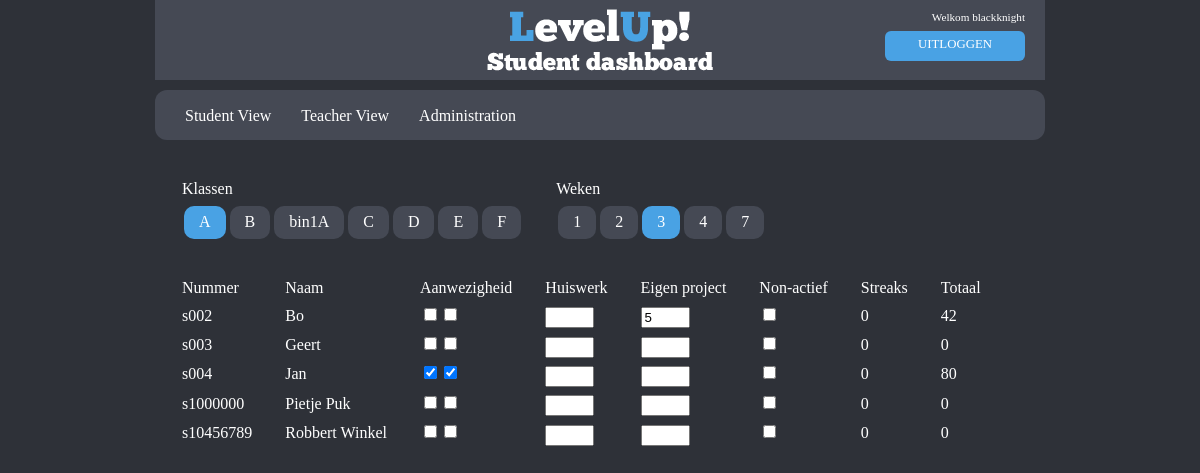
Screenshot of /website/src/index.php?page=docentview&weeknumber=3& (signed in) with the database file from the repository.
### tables this page shows
CREATE TABLE IF NOT EXISTS `students` (
  `name` varchar(50) NOT NULL,
  `nickname` varchar(20) NOT NULL,
  `points` int(4) NOT NULL,
  `class` varchar(6) NOT NULL,
  `lastlogin` timestamp NULL DEFAULT NULL,
  `highest_streak` int(11) NOT NULL,
  `password` varchar(40) NOT NULL DEFAULT 'killerbunny',
  `inactive` tinyint(1) NOT NULL DEFAULT '0'
);

CREATE TABLE IF NOT EXISTS `presences` (
  `date` datetime NOT NULL,
  `present` tinyint(1) NOT NULL,
  `student_name` varchar(50) NOT NULL
);

CREATE TABLE IF NOT EXISTS `project` (
  `student_name` varchar(50) NOT NULL,
  `weeknumber` int(11) NOT NULL,
  `grade` decimal(6,3) NOT NULL
);

CREATE TABLE IF NOT EXISTS `presences_meta` (
  `date` datetime NOT NULL,
  `weeknumber` int(3) NOT NULL
);

### website/src/levelcalculations.php (called while the page is built, shortened)
<?php
function update_points( $studentname )
{
    $studentname = mysql_escape_string( $studentname );
    $points = get_student_point_array( $studentname );
    $update_query = "UPDATE students SET points = " . $points["total"] . " WHERE name = '" . $studentname . "'";
}
function get_student_point_array( $studentname )
{
    $points = Array();
    $points_meta_query = "SELECT presence, codecademy FROM points_meta";
    $presences_query = "SELECT COUNT(present) AS totalpresent FROM presences WHERE student_name = '" . $studentname . "' AND present = '1'";
    $highest_streak_query = "SELECT highest_streak FROM students WHERE name = '" . $studentname . "'";
    $streak_query = "SELECT COUNT(student_name) AS totalstreaks FROM streak WHERE student_name = '" . $studentname . "'";
    $homework_query = "SELECT SUM(grade) AS totalgrade FROM homework WHERE student_name = '" . $studentname . "'";
    $project_query = "SELECT SUM(grade) AS totalgrade FROM project WHERE student_name = '" . $studentname . "'";
    $codecademy_query = "SELECT grade FROM codecademy WHERE student_name = '" . $studentname . "'";
    $points_meta_result = mysql_fetch_assoc( mysql_query( $points_meta_query ) );
    $points_per_presence = $points_meta_result['presence'];
    $points_codecademy = $points_meta_result['codecademy'];
    $presences_result = mysql_fetch_array( mysql_query( $presences_query ) );
    $points['presence'] = (int)$presences_result['totalpresent'] * $points_per_presence;
    $streak_result = mysql_fetch_array( mysql_query( $streak_query ) );
    $points['streaks'] = (int)$streak_result['totalstreaks'];
    $highest_streak_result = mysql_fetch_array( mysql_query( $highest_streak_query ) );
    $points['highest_streak'] = (int)$highest_streak_result['highest_streak'];
    $homework_result = mysql_fetch_array( mysql_query( $homework_query ) );
    $points['homework'] = (int)$homework_result['totalgrade'];
    $project_result = mysql_fetch_array( mysql_query( $project_query ) );
    $points['project'] = (int)$project_result['totalgrade'];
    $codecademy_result = mysql_fetch_array( mysql_query( $codecademy_query ) );
    $points['codecademy'] = (int)$codecademy_result['grade'] * $points_codecademy;
    $points['total'] = (int)$points['presence'] + $points['homework'] + $points['project'] + $points['codecademy'] + $points['highest_streak'];
    return $points;
}
?>

### website/src/docentview.php (the view, shortened to what this page needs)
<?php
    function join_url( $parts, $encode=TRUE )
    {
        if ( $encode )
        {
            if ( isset( $parts['host'] ) &&
            !preg_match( '!^(\[[\da-f.:]+\]])|([\da-f.:]+)$!ui', $parts['host'] ) ){
                $parts['host']     = rawurlencode( $parts['host'] );}
            if ( !empty( $parts['path'] ) )
            {
                $parts['path']     = preg_replace( '!%2F!ui', '/',
                rawurlencode( $parts['path'] ) );
            }
        }
        $url = '';
        if ( !empty( $parts['scheme'] ) )
        {
            $url .= $parts['scheme'] . ':';
        }
        if ( isset( $parts['host'] ) )
        {
            $url .= '//';
            if ( preg_match( '!^[\da-f]*:[\da-f.:]+$!ui', $parts['host'] ) )
            {
                $url .= '[' . $parts['host'] . ']';
            }
            else
            {
                $url .= $parts['host'];
            }
        }
        if ( !empty( $parts['path'] ) )
        {
            $url .= $parts['path'];}
        if ( isset( $parts['query'] ) )
        {
            $url .= '?';
            foreach( $parts['query'] as $key => $value )
            {
                $url .= $key . "=" . $value . "&";
            }
        }
        return $url;
    }
    function mod_url_query( $parameter, $value )
    {
        $actual_link = "http://$_SERVER[HTTP_HOST]$_SERVER[REQUEST_URI]";
        $components = parse_url( $actual_link );
        $query = $components['query'];
        $get_array = array();
        parse_str( $query, $get_array );
        $get_array[$parameter] = $value;
        $components['query'] = $get_array;
        $url = join_url( $components );
        return $url;
    }
    function create_classes()
    {
        $class_query = mysql_query('SELECT DISTINCT(class) FROM students ORDER BY class ASC');
        $class = "";
        while( $row = mysql_fetch_assoc( $class_query ) )
        {
            $button_style = 'button';
            if( $row['class'] == $_GET['class'] ) { $button_style = 'button_selected'; }
            $class .= "<a href='" . mod_url_query('class',$row['class']) . "'><div class='".$button_style."'>" . $row['class'] . "</div></a>";
        }
        return $class;
    }
    function create_weeks()
    {
        $weeks_query = mysql_query('SELECT DISTINCT(weeknumber) FROM presences_meta');
        $weeks = "";
        while( $row = mysql_fetch_assoc( $weeks_query ) )
        {
            $button_style = 'button';
            if( $row['weeknumber'] == $_GET['weeknumber'] ) { $button_style = 'button_selected'; }
            $weeks .= "<a href='" . mod_url_query('weeknumber',$row['weeknumber']) . "'><div class='".$button_style."'>" . $row['weeknumber'] . "</div></a>";
        }
        return $weeks;
    }
    function create_student_rows()
    {
        $weeknumber = mysql_real_escape_string( $_GET['weeknumber'] );
        $class = mysql_real_escape_string( $_GET['class'] );
        $student_rows = "";
        $student_query = mysql_query('SELECT DISTINCT(name), nickname, inactive FROM students WHERE class REGEXP "[' . $class . ']" ORDER BY name ASC');
        while( $student_query_row = mysql_fetch_assoc( $student_query ) )
        {
            $student_name = $student_query_row['name'];
            $student_nick = $student_query_row['nickname'];
            $student_inactive = $student_query_row['inactive'];
            $student_rows .= "<tr><td>" . $student_name . "</td>";
            $student_rows .= "<td>" . $student_nick . "</td>";
            $student_rows .= "<td>";
            $presence_query =
            mysql_query( '
            SELECT presences_meta.date AS meta_date,
               presences.date,
               presences.student_name,
               presences_meta.weeknumber,
               presences.present
                FROM presences_meta
                LEFT JOIN presences ON presences_meta.date = presences.date
                    AND presences.student_name = "' . $student_name . '"
                    WHERE weeknumber = ' . $weeknumber );
            while( $presence_query_row = mysql_fetch_assoc( $presence_query ) )
            {
                $date = strtotime( $presence_query_row['date'] );
                if( $date == false )
                {
                    $date = strtotime($presence_query_row['meta_date']);
                }
                $checkboxname = "presence_".$student_name."_".$date;
                $student_rows .= "<input title=".$presence_query_row['meta_date']." id=".$checkboxname."
                                         onclick='updateStudentPresence(\"".$student_name."\",\"".$checkboxname."\",\"".$date."\")'
                                         type='checkbox' " . (($presence_query_row['present'] == 1) ? "checked" : "") . ">";
            }
            $student_rows .= "</td>";
            $student_rows .= "<td>";
            $homework_grade = "";
            $textinputname = "homework_".$student_name."_".$weeknumber;
            $student_rows .= "<input type='text' size='3' style='margin-top:4px'
                                    id=".$textinputname." value='".$homework_grade."' name='".$textinputname."'
                                    onkeyup='updateStudentHomework(\"".$student_name."\",\"".$textinputname."\")'>";
            $student_rows .= "</td>";
            $student_rows .= "<td>";
            $project_query = "SELECT grade FROM project WHERE student_name = \"".$student_name."\" AND weeknumber = \"" . $weeknumber . "\"";
            $project_query_result = mysql_query( $project_query );
            $project_grade = "";
            if( $project_query_row = mysql_fetch_assoc( $project_query_result ) )
            {
                $project_grade = (float)$project_query_row['grade'];
            }
            $textinputname = "project_".$student_name."_".$weeknumber;
            $student_rows .= "<input type='text' size='3' style='margin-top:4px'
                                    id=".$textinputname." value='".$project_grade."' name='".$textinputname."'
                                    onkeyup='updateStudentProject(\"".$student_name."\",\"".$textinputname."\")'>";
            $student_rows .= "</td>";
            $student_rows .= "<td>";
            $checkboxname = "inactive_".$student_name;
            $student_rows .= "<input title='Resultaten van deze student worden niet meegenomen in de statistieken.' id=".$checkboxname."
                                     onclick='updateStudentInactivity(\"".$student_name."\",\"".$checkboxname."\")'
                                     type='checkbox' " . (($student_inactive == 1) ? "checked" : "") . ">";
            $student_rows .= "</td>";
            $student_points = get_student_point_array( $student_name );
            $student_rows .= "<td>";
            $student_rows .= "<div id='".$student_name."_strikes'>" . $student_points["streaks"] . "</div>";
            $student_rows .= "</td>";
            $student_rows .= "<td>";
            $student_rows .= "<div id='".$student_name."_total'>" . $student_points["total"] . "</div>";
            $student_rows .= "</td>";
        }
        return $student_rows;
    }
    function loadPage( $site )
    {
        update_points( $_GET['name'] );
        if( isset($_GET['name']) && isset($_GET['date']) && isset($_GET['presence']) )
        {
            update_presence();
            update_points( $_GET['name'] );
        }
        else if( isset($_GET['name']) && isset($_GET['inactive']) )
        {
            update_inactivity();
            update_points( $_GET['name'] );
        }
        else if( isset($_GET['name']) && isset($_GET['homework']) )
        {
            update_homework();
            update_points( $_GET['name'] );
        }
        else if( isset($_GET['name']) && isset($_GET['project']) )
        {
            update_project();
            update_points( $_GET['name'] );
        }
        else
        {
            $classes = create_classes();
            $weeks = create_weeks();
            $studentrows = create_student_rows();
            $site = str_replace( "{classes}", $classes, $site );
            $site = str_replace( "{weeks}", $weeks, $site );
            $site = str_replace( "{studentrows}", $studentrows, $site );
        }
        return $site;
    }
    $site = loadPage( $site );
?>

### website/src/index.php (shortened to what this page needs)
<?php
include "levelcalculations.php";
$admin_pages_array = Array(
    "docentview", "administration"
);
$titlebar_pages_array = Array(
    "Student View" => "studentview", "Teacher View" => "docentview", "Administration" => "administration"
);
$index_file = "index.html";
$content_file = "login";
$name = mysql_escape_string( $_SESSION['name'] );
$nick = $name;
$password = mysql_escape_string( $_SESSION['password'] );
$admin = false;
$user = false;
$admin_query = mysql_query(
    "SELECT name, password FROM admin_meta WHERE name=\"". $name."\"
         AND password=\"".$password."\"" );
if(mysql_fetch_row($admin_query))
{
    $admin = true;
}
$student_query = mysql_query(
    "SELECT name, nickname, password, lastlogin, inactive FROM students WHERE name=\"". $name."\"
         AND password=\"".$password."\"" );
if($student_query_row = mysql_fetch_assoc($student_query))
{
    $nick = $student_query_row['nickname'];
    $user = true;
}
if( $user == true || $admin == true )
{
    $content_file = "studentview";
    if( isset( $_GET['page'] ) )
    {
        if( $admin == true )
        {
            $content_file = $_GET["page"];
        }
    }
    $welcome = "Welkom " . $nick;
}
else
{
    $welcome = "<span style='color:#ff0000;'>Onbekende login gegevens!</span>";
}
$site = file_get_contents($index_file);
$content = file_get_contents($content_file . ".html");
$login = "<p>".$welcome."</p> <a href=\"index.php?page=login&logout=true\">UITLOGGEN</a>";
$menu = "";
foreach( $titlebar_pages_array as $titlebar_button_name => $titlebar_button_page )
{
    if( in_array( $titlebar_button_page, $admin_pages_array ) == false || $admin == true )
    {
        $menu .= "<a href='index.php?page=".$titlebar_button_page."'>".$titlebar_button_name."</a>";
    }
}
$site = str_replace("{login}", $login, $site);
$site = str_replace("{menu}", $menu, $site );
$site = str_replace("{content}", $content, $site);
$site = str_replace("{css}", $content_file . ".css", $site);
$site = str_replace("{javascript}", $content_file . ".js", $site);
include $content_file . ".php";
echo $site;
?>

### website/src/css/main.css (style rules this page uses)
html { color: #222; font-size: 1em; line-height: 1.4; margin: 0px; background: #2e3138; color: white; text-decoration: none; font-weight: normal; }
body { font-family: chunkfivefont; color: white; height:100%; margin: 0px; }
a { color: #49a2e4; }
.dashboard, { height:100%; width:100%; }
.content { height: 100%; width: 100%; }
.header { background: #454953; width: 890px; height:80px; margin: 0px auto 0px auto; background-image: url('../img/dashboardlogo.png'); background-position: center; background-repeat: no-repeat; background-color: #454954; }
.header #welcome { width: 200px; float:right; color: white; margin 0px auto 0px auto; padding: 0px 10px 0px 0px; }
.header #welcome p { float: right; display: block; font-size: 0.7em; margin: 10px 10px 5px 0px; }
.header #welcome a { float: right; display: block; height:20px; width: 100px; text-align: center; font-size: 0.8em; color: white; text-decoration: none; padding:5px 20px 5px 20px; margin: 0px 10px 0px 0px; background-color: #49a2e4; border-radius: 6px; }
.menu { background: #2e3138; width:890px; height:50px; margin: 10px auto 5px auto; background: #454954; border-radius: 12px; }
.menu a, a:visited { display: block; float:left; height: 35px; text-align: center; padding: 15px 0px 0px 30px; text-decoration: none; color: white; }
.content { width:900px; height: 100%; margin:0px auto 0px auto; }

### website/src/css/docentview.css (style rules this page uses)
table { padding-top: 30px; }
td { padding-left: 30px; }
.button { float:left; display:block; background-color: #454954; margin:2px; padding:5px 15px 5px 15px; border-radius: 10px; color: #fff; }
.button_selected { float:left; display:block; background-color: #454954; margin:2px; padding:5px 15px 5px 15px; border-radius: 10px; color: #fff; background-color: #49a2e4; }

### rows the page displays
students: nickname "Welkom blackknight"
students: name "s002", nickname "Bo", grade "5", streaks "0", total "42"
students: name "s003", nickname "Geert", streaks "0", total "0"
students: name "s004", nickname "Jan", streaks "0", total "80"
presences: present "☑"
presences: present "☑"
students: name "s1000000", nickname "Pietje Puk", streaks "0", total "0"
students: name "s10456789", nickname "Robbert Winkel", streaks "0", total "0"

### other values shown
$titlebar_button_name "Student View"
$titlebar_button_name "Teacher View"
$titlebar_button_name "Administration"
$site "Klassen Weken Nummer Naam Aanwezigheid Huiswerk Eigen project Non-actief Streaks Totaal"
$row['class'] "A"
$row['class'] "B"
$row['class'] "bin1A"
$row['class'] "C"
$row['class'] "D"
$row['class'] "E"
$row['class'] "F"
$row['weeknumber'] "1"
$row['weeknumber'] "2"
$row['weeknumber'] "3"
$row['weeknumber'] "4"
